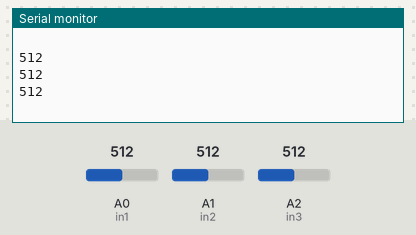
This sketch was run on a simulated Arduino Uno, built with avr-gcc and run on an emulated ATmega328P. Parts: the last lines printed to the serial monitor. The inputs (shaded band) are chosen by the test bench; at power-on: A0 (in1) = 512, A1 (in2) = 512, A2 (in3) = 512.

Above: at 1.2 s.
1.3 s: A0 (in1) set to 716
2.8 s: A1 (in2) set to 306
At 3.2 s:
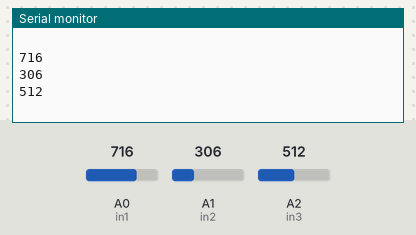
4.3 s: A2 (in3) set to 900
At 4.7 s:
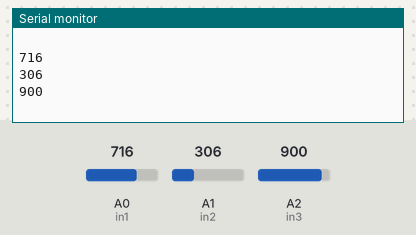
5.8 s: A2 (in3) set to 1023
At 6.21 s:
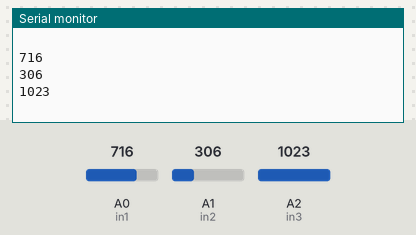
7.3 s: A1 (in2) set to 122
At 7.72 s:
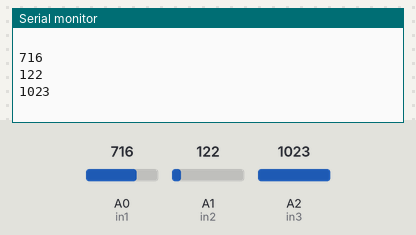
8.8 s: A0 (in1) set to 511
Timing chart, 0 to 11.3 s (numbered marks = the images above; inputs shaded):
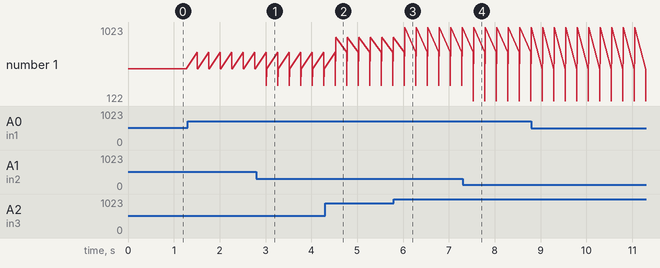

The sketch:

test_optoreflector.ino
```cpp
int in1 = A0;
int in2 = A1;
int in3 = A2;

int v1 = 0;
int v2 = 0;
int v3 = 0;

void setup() {
  Serial.begin(9600);
}

void loop() {
  v1 = analogRead(in1);
  v2 = analogRead(in2);
  v3 = analogRead(in3);
  Serial.println(v1);
  Serial.println(v2);
  Serial.println(v3);
  Serial.println(" ");
  delay(250);
}
```

Measured:
- after the input at 2.8 s, the serial monitor: prints a new line after 0.22 s (image 1)
- after the input at 4.3 s, the serial monitor: prints a new line after 0.23 s (image 2)
- after the input at 5.8 s, the serial monitor: prints a new line after 0.23 s (image 3)
- after the input at 7.3 s, the serial monitor: prints a new line after 0.23 s (image 4)
- plotted number 1: 512 → 900 after the input at 4.3 s, 900 → 1023 after the input at 5.8 s
